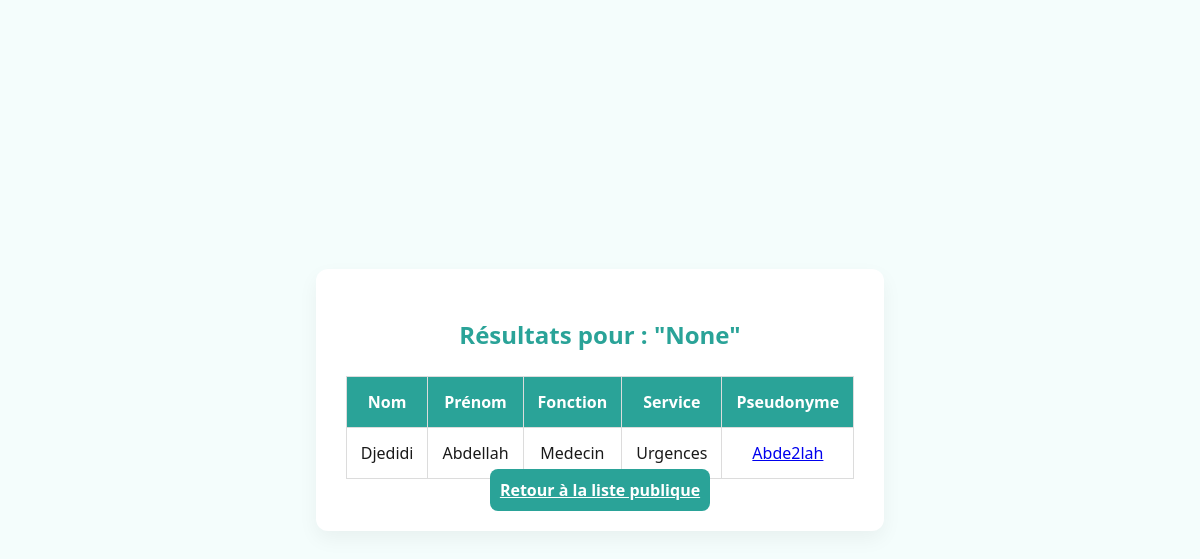
The page /search on the database as committed earlier.
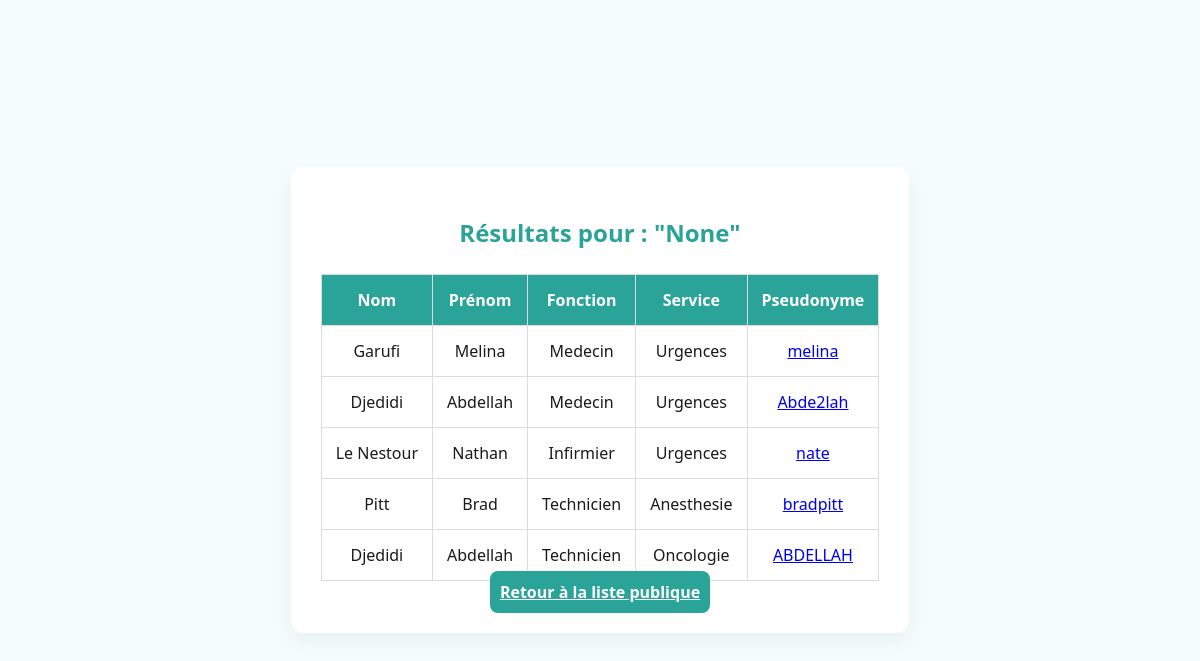
The same page on the database as committed later.
### tables this page shows
CREATE TABLE Informations (
    nom VARCHAR(255),
    prenom VARCHAR(255),
    age INT,
    genre VARCHAR(30),
    email VARCHAR(50),
    dateNaissance DATE,
    type VARCHAR INT,
    password VARCHAR(255),
    photo VARCHAR(255),
    fonction VARCHAR(30),
    service VARCHAR(30),
    niveau INT,
    pseudonyme VARCHAR(50) PRIMARY KEY,
    points FLOAT,
    nbAction INT,
    nbAcces INT,
    FOREIGN KEY (pseudonyme) REFERENCES Connexion(pseudonyme)
);

### app.py (the view)
@app.route('/search', methods=['GET'])
def search(): #recherche de l'accueil avec filtres
    search_query = request.args.get('search-input')
    service_filter = request.args.get('service-filter')  #filtre de service
    function_filter = request.args.get('fonction-filter') # filtre de fonction
    con = sql.connect("donnees.db")
    cur = con.cursor()
    sql_query = "SELECT nom, prenom, fonction, service, pseudonyme FROM Informations WHERE 1=1"
    params = []
    if search_query:
        sql_query += " AND (nom LIKE ? OR prenom LIKE ?)"
        params.extend(['%' + search_query + '%', '%' + search_query + '%'])
    if service_filter:
        sql_query += " AND service = ?"
        params.append(service_filter)
    if function_filter:
        sql_query += " AND fonction = ?"
        params.append(function_filter)
    cur.execute(sql_query, params)
    results = cur.fetchall()
    con.close()
    return render_template('resultats.html', results=results, query=search_query)

### app.py (called while the page is built)
@app.context_processor
def inject_user_type():
    def get_user_type_safe(pseudo):
        result = get_user_type(pseudo)
        return int(result[0]) if result else 0
    return dict(get_user_type=get_user_type_safe)

### templates/resultats.html (shortened to what this page needs)
<!DOCTYPE html>
<html lang="fr">
<head>
    <link rel="stylesheet" href="{{ url_for('static', filename='dist/css/styles.css') }}">
</head>
<body>
    <div class="container">
        <h2>Résultats pour : "{{ query }}"</h2>
        {% if results %}
        <table class="table">
            <thead>
                <tr>
                    <th>Nom</th>
                    <th>Prénom</th>
                    <th>Fonction</th>
                    <th>Service</th>
                    <th>Pseudonyme</th>
                </tr>
            </thead>
            <tbody>
                {% for r in results %}
                <tr>
                    <td>{{ r[0] }}</td>
                    <td>{{ r[1] }}</td>
                    <td>{{ r[2] }}</td>
                    <td>{{ r[3] }}</td>
                    <td><a href="{{ url_for('profilPublic', pseudonyme=r[4]) }}">{{ r[4] }}</a></td>
                </tr>
                {% endfor %}
            </tbody>
        </table>
        {% else %}
        <p>Aucun utilisateur trouvé.</p>
        {% endif %}
        {% if session['username'] %}
        <a href="{{ url_for('liste_utilisateurs') }}" class="btn btn-secondary">Retour à la liste générale</a>
        {% else %}
        <a href="{{ url_for('liste_utilisateurs_public') }}" class="btn btn-secondary">Retour à la liste publique</a>
        {% endif %}
    </div>
</body>
</html>

Rows that differ between the two databases and show on the page:
added Informations: nom "Garufi", prenom "Melina", fonction "Medecin", service "Urgences", pseudonyme "melina"
added Informations: nom "Le Nestour", prenom "Nathan", fonction "Infirmier", service "Urgences", pseudonyme "nate"
added Informations: nom "Pitt", prenom "Brad", fonction "Technicien", service "Anesthesie", pseudonyme "bradpitt"
added Informations: nom "Djedidi", prenom "Abdellah", fonction "Technicien", service "Oncologie", pseudonyme "ABDELLAH"
